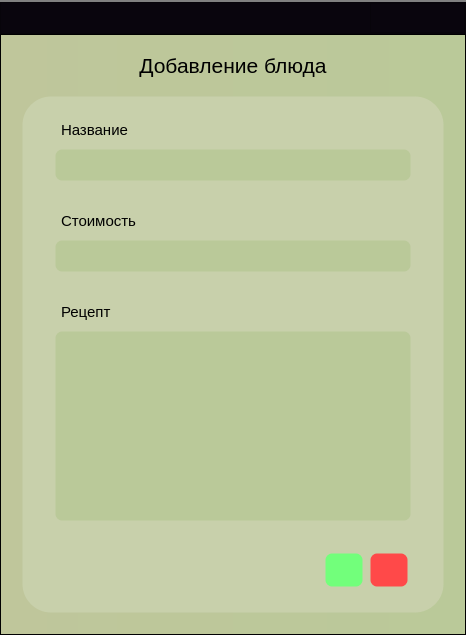
<?xml version="1.0" encoding="UTF-8"?>
<ui version="4.0">
 <class>Dialog</class>
 <widget class="QDialog" name="Dialog">
  <property name="geometry">
   <rect>
    <x>0</x>
    <y>0</y>
    <width>466</width>
    <height>635</height>
   </rect>
  </property>
  <property name="windowTitle">
   <string>Добавление</string>
  </property>
  <property name="styleSheet">
   <string notr="true">QDialog{
border:2px solid gray;
}
*{
background-color:qlineargradient(spread:pad, x1:0, y1:0, x2:1, y2:0, stop:0 rgba(191, 198, 155, 255), stop:1 rgba(186, 201, 153, 255));
}
QTabWidget::pane {
 border: 0;
 }

QPushButton{
background-color:white;
color:black;
height:30px;
}
QTableWidget{
background-color:#071e26;
}
QTextBrowser{
background-color:#071e26;
}
Qlabel{
}
QScrollBar:vertical {
            border: 1px solid rgb(200, 208, 171);
			border-radius: 5px;
            background-color:#C8D0AB;
            width:18px;    
            margin: 0px px 3px 0px;
        }
        QScrollBar::handle:vertical {         
            min-height: 0px;
            border-top: 2px solid black;
		border-bottom: 2px solid black;
            border-radius: 4px;
            background-color: rgb(186, 201, 153);
			margin-top:-1px;
        }
QScrollBar::handle:vertical:hover {         
           background-color: #E1E5C3;
        }
QScrollBar::handle:vertical:pressed {         
           background-color:#FBFFD8;
        }

        QScrollBar::add-line:vertical {       
            height: 0px;
            subcontrol-position: bottom;
            subcontrol-origin: margin;
        }
        QScrollBar::sub-line:vertical {
            height: 0px;
            subcontrol-position: top;
            subcontrol-origin: margin;
        }

#centralwidget{
	background-color: black;
}
QPushButton{
background-color: white;
border-radius: 20px;
}
QTableWidget{
background-color:black;
}

MainWindow{
	border-radius: 10px;
}</string>
  </property>
  <layout class="QGridLayout" name="gridLayout">
   <property name="leftMargin">
    <number>0</number>
   </property>
   <property name="topMargin">
    <number>0</number>
   </property>
   <property name="rightMargin">
    <number>0</number>
   </property>
   <property name="bottomMargin">
    <number>0</number>
   </property>
   <property name="spacing">
    <number>0</number>
   </property>
   <item row="0" column="0">
    <widget class="QFrame" name="centralwidget">
     <property name="styleSheet">
      <string notr="true">#centralwidget{
border-top:2px solid gray;
}</string>
     </property>
     <layout class="QGridLayout" name="gridLayout_2">
      <property name="leftMargin">
       <number>0</number>
      </property>
      <property name="topMargin">
       <number>0</number>
      </property>
      <property name="rightMargin">
       <number>0</number>
      </property>
      <property name="bottomMargin">
       <number>0</number>
      </property>
      <property name="spacing">
       <number>0</number>
      </property>
      <item row="1" column="0">
       <widget class="QFrame" name="frame">
        <property name="styleSheet">
         <string notr="true"/>
        </property>
        <property name="frameShape">
         <enum>QFrame::StyledPanel</enum>
        </property>
        <property name="frameShadow">
         <enum>QFrame::Raised</enum>
        </property>
        <layout class="QGridLayout" name="gridLayout_3">
         <property name="leftMargin">
          <number>20</number>
         </property>
         <property name="topMargin">
          <number>10</number>
         </property>
         <property name="rightMargin">
          <number>20</number>
         </property>
         <property name="bottomMargin">
          <number>20</number>
         </property>
         <property name="horizontalSpacing">
          <number>20</number>
         </property>
         <property name="verticalSpacing">
          <number>10</number>
         </property>
         <item row="1" column="0">
          <widget class="QFrame" name="frame_39">
           <property name="sizePolicy">
            <sizepolicy hsizetype="Expanding" vsizetype="Preferred">
             <horstretch>0</horstretch>
             <verstretch>0</verstretch>
            </sizepolicy>
           </property>
           <property name="minimumSize">
            <size>
             <width>0</width>
             <height>0</height>
            </size>
           </property>
           <property name="font">
            <font>
             <family>a_FuturaRoundTitulSh</family>
             <pointsize>10</pointsize>
             <weight>75</weight>
             <bold>true</bold>
            </font>
           </property>
           <property name="styleSheet">
            <string notr="true">*{
background-color:#C8D0AB;
border: 3px solid transparent;
border-radius:30px;
}
QLineEdit{
background-color:rgb(186, 201, 153);
min-height:28px;
border-radius:8px;
selection-color: black; 
selection-background-color: rgb(225, 229, 195);
}
QTextBrowser{
background-color:rgb(186, 201, 153);
min-height:28px;
border-radius:8px;
selection-color: black; 
selection-background-color: rgb(225, 229, 195);
}

#label_price_error{
border: 0px solid transparent;
border-radius:0px;
color:red;
min-height:15px;
max-height:20px;
margin-left:5px;
}

#label_text_error{
border: 0px solid transparent;
border-radius:0px;
color:red;
min-height:15px;
max-height:20px;
margin-left:5px;
}
#label_recipe_error{
border: 0px solid transparent;
border-radius:0px;
color:red;
min-height:15px;
max-height:20px;
margin-left:5px;
}</string>
           </property>
           <property name="frameShape">
            <enum>QFrame::StyledPanel</enum>
           </property>
           <property name="frameShadow">
            <enum>QFrame::Raised</enum>
           </property>
           <layout class="QVBoxLayout" name="verticalLayout_14">
            <property name="spacing">
             <number>6</number>
            </property>
            <property name="leftMargin">
             <number>30</number>
            </property>
            <property name="topMargin">
             <number>20</number>
            </property>
            <property name="rightMargin">
             <number>30</number>
            </property>
            <property name="bottomMargin">
             <number>20</number>
            </property>
            <item>
             <widget class="QLabel" name="label_2">
              <property name="font">
               <font>
                <pointsize>11</pointsize>
               </font>
              </property>
              <property name="text">
               <string>Название</string>
              </property>
              <property name="alignment">
               <set>Qt::AlignLeading|Qt::AlignLeft|Qt::AlignVCenter</set>
              </property>
             </widget>
            </item>
            <item>
             <widget class="QLineEdit" name="lineEdit">
              <property name="font">
               <font>
                <pointsize>11</pointsize>
               </font>
              </property>
              <property name="styleSheet">
               <string notr="true">font: rgb(175, 175, 175)</string>
              </property>
             </widget>
            </item>
            <item alignment="Qt::AlignTop">
             <widget class="QLabel" name="label_text_error">
              <property name="maximumSize">
               <size>
                <width>16777215</width>
                <height>20</height>
               </size>
              </property>
              <property name="font">
               <font>
                <pointsize>9</pointsize>
               </font>
              </property>
              <property name="text">
               <string/>
              </property>
              <property name="alignment">
               <set>Qt::AlignLeading|Qt::AlignLeft|Qt::AlignTop</set>
              </property>
             </widget>
            </item>
            <item>
             <widget class="QLabel" name="label_3">
              <property name="font">
               <font>
                <pointsize>11</pointsize>
                <underline>false</underline>
               </font>
              </property>
              <property name="text">
               <string>Стоимость</string>
              </property>
              <property name="alignment">
               <set>Qt::AlignLeading|Qt::AlignLeft|Qt::AlignVCenter</set>
              </property>
             </widget>
            </item>
            <item>
             <widget class="QLineEdit" name="lineEdit_2">
              <property name="font">
               <font>
                <pointsize>11</pointsize>
               </font>
              </property>
              <property name="alignment">
               <set>Qt::AlignLeading|Qt::AlignLeft|Qt::AlignVCenter</set>
              </property>
             </widget>
            </item>
            <item>
             <widget class="QLabel" name="label_price_error">
              <property name="enabled">
               <bool>true</bool>
              </property>
              <property name="sizePolicy">
               <sizepolicy hsizetype="Preferred" vsizetype="Preferred">
                <horstretch>0</horstretch>
                <verstretch>0</verstretch>
               </sizepolicy>
              </property>
              <property name="maximumSize">
               <size>
                <width>16777215</width>
                <height>20</height>
               </size>
              </property>
              <property name="font">
               <font>
                <pointsize>9</pointsize>
               </font>
              </property>
              <property name="text">
               <string/>
              </property>
              <property name="scaledContents">
               <bool>false</bool>
              </property>
              <property name="alignment">
               <set>Qt::AlignLeading|Qt::AlignLeft|Qt::AlignTop</set>
              </property>
              <property name="wordWrap">
               <bool>false</bool>
              </property>
              <property name="margin">
               <number>0</number>
              </property>
             </widget>
            </item>
            <item>
             <widget class="QLabel" name="label_4">
              <property name="font">
               <font>
                <pointsize>11</pointsize>
               </font>
              </property>
              <property name="styleSheet">
               <string notr="true"/>
              </property>
              <property name="text">
               <string>Рецепт</string>
              </property>
             </widget>
            </item>
            <item>
             <widget class="QTextBrowser" name="textBrowser">
              <property name="font">
               <font>
                <pointsize>12</pointsize>
               </font>
              </property>
              <property name="styleSheet">
               <string notr="true"/>
              </property>
              <property name="readOnly">
               <bool>false</bool>
              </property>
             </widget>
            </item>
            <item>
             <widget class="QLabel" name="label_recipe_error">
              <property name="maximumSize">
               <size>
                <width>16777215</width>
                <height>20</height>
               </size>
              </property>
              <property name="font">
               <font>
                <pointsize>9</pointsize>
               </font>
              </property>
              <property name="text">
               <string/>
              </property>
              <property name="alignment">
               <set>Qt::AlignLeading|Qt::AlignLeft|Qt::AlignTop</set>
              </property>
             </widget>
            </item>
            <item alignment="Qt::AlignRight">
             <widget class="QFrame" name="frame_2">
              <property name="minimumSize">
               <size>
                <width>0</width>
                <height>0</height>
               </size>
              </property>
              <property name="styleSheet">
               <string notr="true">*{
background-color:transparent;
border: 3px solid transparent;
}
QPushButton {
border-radius:8px;
}

</string>
              </property>
              <property name="frameShape">
               <enum>QFrame::StyledPanel</enum>
              </property>
              <property name="frameShadow">
               <enum>QFrame::Raised</enum>
              </property>
              <layout class="QHBoxLayout" name="horizontalLayout">
               <property name="spacing">
                <number>5</number>
               </property>
               <property name="leftMargin">
                <number>0</number>
               </property>
               <property name="topMargin">
                <number>0</number>
               </property>
               <property name="rightMargin">
                <number>0</number>
               </property>
               <property name="bottomMargin">
                <number>0</number>
               </property>
               <item>
                <widget class="QPushButton" name="pushButton_11">
                 <property name="enabled">
                  <bool>true</bool>
                 </property>
                 <property name="minimumSize">
                  <size>
                   <width>40</width>
                   <height>35</height>
                  </size>
                 </property>
                 <property name="maximumSize">
                  <size>
                   <width>40</width>
                   <height>16777215</height>
                  </size>
                 </property>
                 <property name="font">
                  <font>
                   <pointsize>11</pointsize>
                  </font>
                 </property>
                 <property name="styleSheet">
                  <string notr="true">QPushButton:enabled{
background-color:rgb(114, 255, 123);
}
QPushButton:disabled{
background-color:rgb(188, 198, 161);
}
QPushButton:hover{
background-color:rgb(46, 239, 46);
}
QPushButton:pressed{
background-color:rgb(122, 255, 101);
}
</string>
                 </property>
                 <property name="text">
                  <string/>
                 </property>
                 <property name="icon">
                  <iconset resource="icons/icons.qrc">
                   <normaloff>:/icons/icons_images/check-square.svg</normaloff>:/icons/icons_images/check-square.svg</iconset>
                 </property>
                 <property name="iconSize">
                  <size>
                   <width>20</width>
                   <height>20</height>
                  </size>
                 </property>
                </widget>
               </item>
               <item>
                <widget class="QPushButton" name="pushButton_10">
                 <property name="enabled">
                  <bool>true</bool>
                 </property>
                 <property name="minimumSize">
                  <size>
                   <width>40</width>
                   <height>0</height>
                  </size>
                 </property>
                 <property name="maximumSize">
                  <size>
                   <width>40</width>
                   <height>16777215</height>
                  </size>
                 </property>
                 <property name="font">
                  <font>
                   <pointsize>11</pointsize>
                  </font>
                 </property>
                 <property name="styleSheet">
                  <string notr="true">QPushButton:enabled{
background-color:rgb(255, 73, 73);
}
QPushButton:disabled{
background-color:rgb(188, 198, 161);
}
QPushButton:hover{
background-color:rgb(255, 0, 0);
}
QPushButton:pressed{
background-color:rgb(255, 73, 73);
}
</string>
                 </property>
                 <property name="text">
                  <string/>
                 </property>
                 <property name="icon">
                  <iconset resource="icons/icons.qrc">
                   <normaloff>:/icons/icons_images/x-square.svg</normaloff>:/icons/icons_images/x-square.svg</iconset>
                 </property>
                 <property name="iconSize">
                  <size>
                   <width>20</width>
                   <height>20</height>
                  </size>
                 </property>
                </widget>
               </item>
              </layout>
             </widget>
            </item>
           </layout>
          </widget>
         </item>
         <item row="0" column="0">
          <widget class="QLabel" name="label">
           <property name="minimumSize">
            <size>
             <width>0</width>
             <height>40</height>
            </size>
           </property>
           <property name="maximumSize">
            <size>
             <width>16777215</width>
             <height>40</height>
            </size>
           </property>
           <property name="font">
            <font>
             <pointsize>16</pointsize>
            </font>
           </property>
           <property name="styleSheet">
            <string notr="true">background-color:transparent;</string>
           </property>
           <property name="text">
            <string>Добавление блюда</string>
           </property>
           <property name="alignment">
            <set>Qt::AlignCenter</set>
           </property>
          </widget>
         </item>
        </layout>
       </widget>
      </item>
      <item row="0" column="0">
       <widget class="QFrame" name="header_frame">
        <property name="minimumSize">
         <size>
          <width>0</width>
          <height>31</height>
         </size>
        </property>
        <property name="maximumSize">
         <size>
          <width>16777215</width>
          <height>33</height>
         </size>
        </property>
        <property name="styleSheet">
         <string notr="true">background-color: rgb(9, 5, 13);</string>
        </property>
        <property name="frameShape">
         <enum>QFrame::StyledPanel</enum>
        </property>
        <property name="frameShadow">
         <enum>QFrame::Raised</enum>
        </property>
        <layout class="QHBoxLayout" name="horizontalLayout_7">
         <property name="spacing">
          <number>0</number>
         </property>
         <property name="leftMargin">
          <number>0</number>
         </property>
         <property name="topMargin">
          <number>0</number>
         </property>
         <property name="rightMargin">
          <number>0</number>
         </property>
         <property name="bottomMargin">
          <number>0</number>
         </property>
         <item alignment="Qt::AlignRight|Qt::AlignTop">
          <widget class="QFrame" name="frame_11">
           <property name="minimumSize">
            <size>
             <width>95</width>
             <height>29</height>
            </size>
           </property>
           <property name="styleSheet">
            <string notr="true"/>
           </property>
           <property name="frameShape">
            <enum>QFrame::StyledPanel</enum>
           </property>
           <property name="frameShadow">
            <enum>QFrame::Raised</enum>
           </property>
           <layout class="QHBoxLayout" name="horizontalLayout_8">
            <property name="spacing">
             <number>0</number>
            </property>
            <property name="leftMargin">
             <number>0</number>
            </property>
            <property name="topMargin">
             <number>0</number>
            </property>
            <property name="rightMargin">
             <number>0</number>
            </property>
            <property name="bottomMargin">
             <number>0</number>
            </property>
            <item alignment="Qt::AlignRight">
             <widget class="QPushButton" name="close_window_button">
              <property name="minimumSize">
               <size>
                <width>49</width>
                <height>0</height>
               </size>
              </property>
              <property name="maximumSize">
               <size>
                <width>16777215</width>
                <height>33</height>
               </size>
              </property>
              <property name="styleSheet">
               <string notr="true">#close_window_button:hover {
   background: red;
   border: 2px solid #d0d0d0;
	border-radius: 4px
}</string>
              </property>
              <property name="text">
               <string/>
              </property>
              <property name="icon">
               <iconset resource="icons/icons.qrc">
                <normaloff>:/icons/icons_images/bar_x.svg</normaloff>:/icons/icons_images/bar_x.svg</iconset>
              </property>
             </widget>
            </item>
           </layout>
          </widget>
         </item>
        </layout>
       </widget>
      </item>
     </layout>
    </widget>
   </item>
  </layout>
 </widget>
 <resources>
  <include location="icons/icons.qrc"/>
 </resources>
 <connections/>
</ui>
